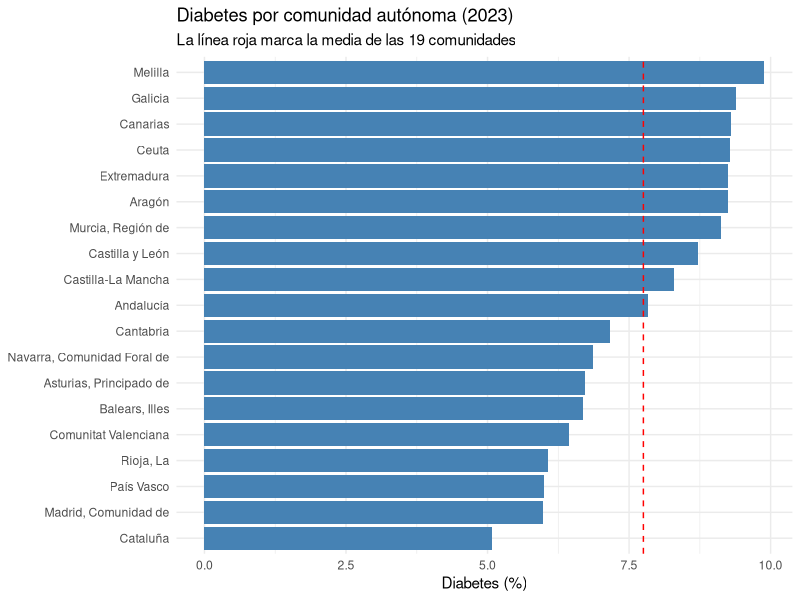

Write R code to recreate this figure.
## ---- chunk 1
knitr::opts_chunk$set(echo = TRUE, warning = FALSE, message = FALSE)
## ---- chunk 2
library(readr)
library(dplyr)
## ---- chunk 3
datos <- read_csv("OUTPUT/DATA/luz_diabetes_ccaa_2023.csv")
## ---- chunk 4
tabla_diabetes <- datos %>%
  select(comunidad, diabetes_pct) %>%
  arrange(desc(diabetes_pct)) %>%
  mutate(puesto = row_number()) %>%
  select(puesto, comunidad, diabetes_pct)

knitr::kable(tabla_diabetes,
             col.names = c("Puesto", "Comunidad", "Diabetes (%)"),
             caption = "Comunidades ordenadas de mayor a menor porcentaje de diabetes (2023)")
## ---- chunk 5
resumen <- datos %>%
  summarise(n       = n(),
            media   = mean(diabetes_pct),
            mediana = median(diabetes_pct),
            desv    = sd(diabetes_pct),
            minimo  = min(diabetes_pct),
            q1      = quantile(diabetes_pct, 0.25),
            q3      = quantile(diabetes_pct, 0.75),
            maximo  = max(diabetes_pct))

knitr::kable(resumen, digits = 2,
             caption = "Resumen estadístico del porcentaje de diabetes por comunidad")

# Para el texto
com_max <- tabla_diabetes$comunidad[1]
com_min <- tabla_diabetes$comunidad[nrow(tabla_diabetes)]
## ---- chunk 6
library(tidyverse)
## ---- chunk 7
ggplot(tabla_diabetes,
       aes(x = reorder(comunidad, diabetes_pct), y = diabetes_pct)) +
  geom_col(fill = "steelblue") +
  geom_hline(yintercept = mean(tabla_diabetes$diabetes_pct),
             linetype = "dashed", colour = "red") +
  coord_flip() +
  labs(title = "Diabetes por comunidad autónoma (2023)",
       subtitle = "La línea roja marca la media de las 19 comunidades",
       x = NULL,
       y = "Diabetes (%)") +
  theme_minimal()
## ---- chunk 8
luz <- read_csv("OUTPUT/DATA/luz_ccaa_2023.csv")

luz <- luz %>%
  arrange(desc(luz_media))

slice_head(luz, n = 5)
slice_tail(luz, n = 5)
## ---- chunk 9
luz %>%
  summarise(comunidades = n(),
            media = round(mean(luz_media), 2),
            desviacion = round(sd(luz_media), 2))

luz %>%
  filter(comunidad != "Ceuta", comunidad != "Melilla") %>%
  summarise(comunidades = n(),
            media = round(mean(luz_media), 2),
            desviacion = round(sd(luz_media), 2))
## ---- chunk 10
luz_diabetes <- read_csv("OUTPUT/DATA/luz_diabetes_ccaa_2023.csv")

# Mediana de la luz nocturna: parte los 19 territorios en dos mitades
mediana_luz <- median(luz_diabetes$ntl_mean)
mediana_luz

# Cada territorio a un grupo según quede por encima o por debajo de la mediana
luz_diabetes <- luz_diabetes %>% 
  mutate(grupo_luz = case_when(ntl_mean > mediana_luz ~ "Luz alta",
                               .default = "Luz baja"))

# Tabla comparativa
comparacion <- luz_diabetes %>% 
  group_by(grupo_luz) %>% 
  summarise(territorios = n(),
            diabetes_media = round(mean(diabetes_pct), 2),
            diabetes_min = min(diabetes_pct),
            diabetes_max = max(diabetes_pct))

comparacion
